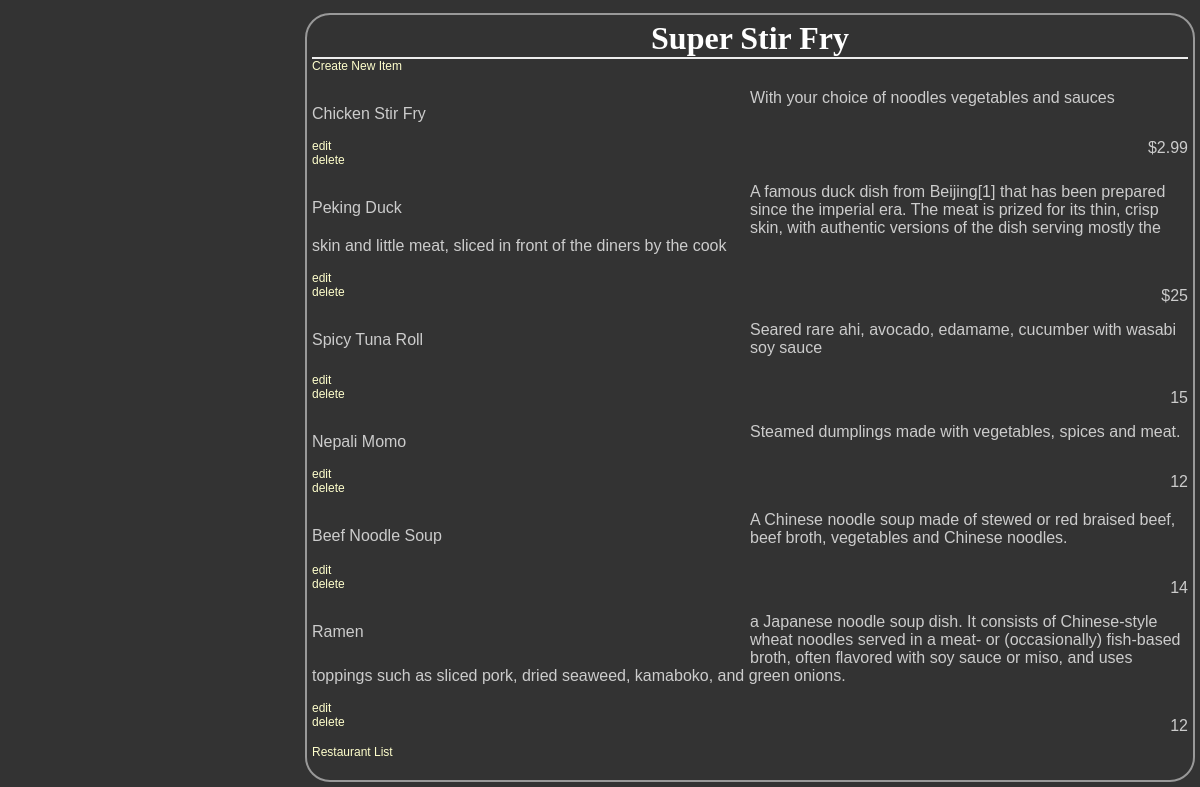
The app's page /restaurants/2/ with its own data.
### database_setup.py (models this page shows)
class Restaurant(Base):
    __tablename__ = 'restaurant'
    name = Column(String(80), nullable = False)
    id = Column(Integer, primary_key = True)

class MenuItem(Base):
    __tablename__ = 'menu_item'
    name = Column(String(80), nullable = False)
    id = Column(Integer, primary_key = True)
    course = Column(String(250))
    description = Column(String(250))
    price = Column(String(8))
    restaurant_id = Column(Integer, ForeignKey('restaurant.id'))
    restaurant = relationship(Restaurant)

### project.py (the view)
@app.route('/restaurants/<int:restaurant_id>/')
def restaurantMenu(restaurant_id = None):
    restaurant = session.query(Restaurant).filter_by(id = restaurant_id).first()
    if restaurant:
        items = session.query(MenuItem).filter_by(restaurant_id = restaurant.id)
        return render_template('menu.html', restaurant=restaurant, items=items)
    else:
        output = ''
        output += "<html><head><title>List Menu Items</title></head><body>"
        output += "<h2>No restaurant data found for ID#{0}</h2></body>".format(restaurant_id)
        return output

### templates/menu.html (shortened to what this page needs)
<html>
<head>
    <link rel=stylesheet type=text/css href="{{ url_for('static', filename='styles.css') }}">
</head>
<body>
    <div class = 'pane'>
        <div class = 'header'>
        <h1>{{ restaurant.name }}</h1>
    </div>
    <a href = "{{url_for('newMenuItem', restaurant_id = restaurant.id) }}">Create New Item</a>
    {% for i in items %}
        <div class = 'nameAndPrice'>
            <span class = 'name'><p>{{i.name}}</p></span>
            <span class = 'description'><p>{{i.description}}</p></span>
            <span class = 'price'><p>{{i.price}} </p></span>
        </div>
        <div class = "editdeletepane">
            <a href='{{url_for("editMenuItem", restaurant_id = restaurant.id, menu_id = i.id) }}'>edit</a>
            <a href='{{url_for("deleteMenuItem", restaurant_id = restaurant.id, menu_id = i.id ) }}'>delete</a>
        </div>
    {% endfor %}
    <p>
        <a href= "{{url_for('listRestaurants')}}">Restaurant List</a>
    </p>
</body>
</html>

### static/styles.css (style rules this page uses)
body { font-family: sans-serif; background-color: #333333 }
h1, h2, h3, h4 { color: #ffffff; }
h1, h2 { font-family: 'georgia', serif; margin: 0; }
h1 { border-bottom: 2px solid #eee; }
p, dd, dt { color: #cccccc; }
a { text-decoration: none; color: #ffffcc; font-size: .75em; }
.pane { position: absolute; left: 25%; border: 2px solid; border-radius: 25px; padding: 5px; margin: 5px; border-color: #999999; background-color: #333333 }
.header { left: 50%; text-align: center; }
.name { width: 50%; display: inline-block; float: left; }
.price { text-align: right; width: 50%; float: right; }

### records on screen
Restaurant: name "Super Stir Fry"
MenuItem: name "Chicken Stir Fry", description "With your choice of noodles vegetables and sauces", price "$2.99"
MenuItem: name "Peking Duck", description "A famous duck dish from Beijing[1] that has been prepared since the imperial era. The meat is prized for its thin, crisp skin, with authentic versions of the dish serving mostly the skin and little meat, sliced in front of the diners by the cook", price "$25"
MenuItem: name "Spicy Tuna Roll", description "Seared rare ahi, avocado, edamame, cucumber with wasabi soy sauce", price "15"
MenuItem: name "Nepali Momo", description "Steamed dumplings made with vegetables, spices and meat.", price "12"
MenuItem: name "Beef Noodle Soup", description "A Chinese noodle soup made of stewed or red braised beef, beef broth, vegetables and Chinese noodles.", price "14"
MenuItem: name "Ramen", description "a Japanese noodle soup dish. It consists of Chinese-style wheat noodles served in a meat- or (occasionally) fish-based broth, often flavored with soy sauce or miso, and uses toppings such as sliced pork, dried seaweed, kamaboko, and green onions.", price "12"
